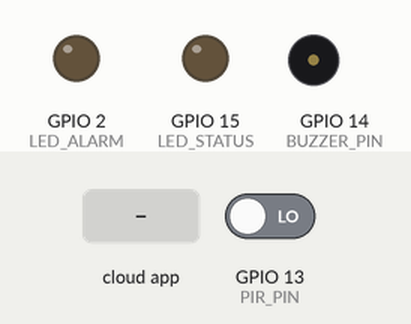
Recording of a sketch running on a simulated ESP32. On the bench: output pins drawn as LEDs (lit = HIGH), buzzer (waves = sounding, pin HIGH). The test bench sets the inputs (shaded band); at power-on: GPIO 13 (PIR_PIN) LOW. WiFi joins after 1.5 s; servers stay silent unless stated; what the sketch prints to the serial monitor is not drawn.

Above: at 2.7 s.
2.8 s: the phone or cloud app sets 68e844f3ba649e246c0a400d to 1
At 3.1 s:
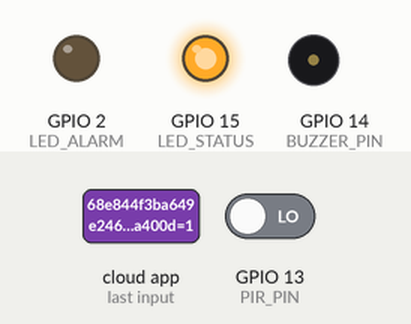
4.3 s: GPIO 13 (PIR_PIN) driven HIGH
At 5.5 s:
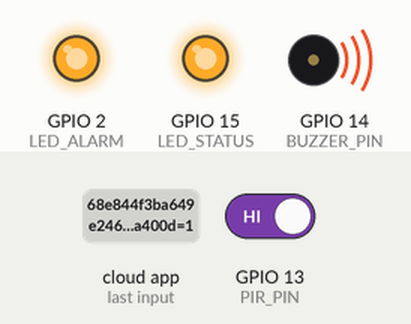
5.8 s: the phone or cloud app sets 68e844f3ba649e246c0a400d to 0
At 6.8 s:
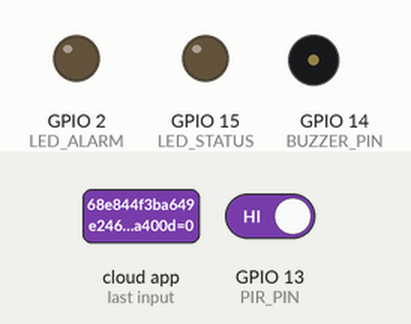
Timing chart, 0 to 8.8 s (numbered marks = the images above; inputs shaded):
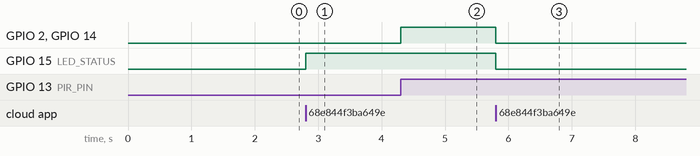

The sketch:

api.infobip_securit_device.ino
```cpp
#include <WiFi.h>
#include <HTTPClient.h>
#include <SinricPro.h>
#include <SinricProSwitch.h>
#include <ArduinoJson.h>

// =============================
// USER SETTINGS
// =============================
const char* WIFI_SSID = "ARCRobot";
const char* WIFI_PASS = "@iceman247";

#define PIR_PIN      13
#define BUZZER_PIN   14
#define LED_ALARM    2
#define LED_STATUS   15  // shows armed/disarmed

// =============================
// INFOBIP API SETTINGS
// =============================
String apiKey     = "e79a4cd08058c273344f0859d52f061e-00571d77-9e89-4f2f-803b-01bae6eee39d";
String baseURL    = "https://rpd231.api.infobip.com/sms/2/text/advanced";
String sender     = "447491163443";     // can be alphanumeric or a valid number
String recipient  = "2348060031382";

// =============================
// SINRICPRO CREDENTIALS
// =============================
#define APP_KEY    "fa5a5a72-6555-4771-a56c-b382f84cf885"
#define APP_SECRET "f1e2e0d6-7b33-46ed-82c7-34a4857c3db4-3691ba47-b891-40d9-9177-67e2194520c0"
#define DEVICE_ID  "68e844f3ba649e246c0a400d"

// =============================
// VARIABLES
// =============================
bool systemArmed = false;
bool alarmActive = false;
unsigned long lastSmsTime = 0;
const unsigned long SMS_COOLDOWN = 60000; // 1 min cooldown

// =============================
// FUNCTION TO SEND SMS VIA INFOBIP
// =============================
void sendSMS(String textMessage) {
  if (millis() - lastSmsTime < SMS_COOLDOWN) {
    Serial.println("[SMS] Cooldown active. Skipping message.");
    return;
  }

  Serial.println("[SMS] Sending via Infobip...");

  HTTPClient http;
  http.begin(baseURL);
  http.addHeader("Content-Type", "application/json");
  http.addHeader("Accept", "application/json");
  http.addHeader("Authorization", "App " + apiKey);

  // Construct JSON payload
  StaticJsonDocument<512> doc;
  JsonArray messages = doc.createNestedArray("messages");
  JsonObject msg = messages.createNestedObject();
  JsonArray destinations = msg.createNestedArray("destinations");
  JsonObject dest = destinations.createNestedObject();
  dest["to"] = recipient;
  msg["from"] = sender;
  msg["text"] = textMessage;

  String jsonPayload;
  serializeJson(doc, jsonPayload);

  int httpCode = http.POST(jsonPayload);

  if (httpCode > 0) {
    Serial.printf("[SMS] HTTP Response code: %d\n", httpCode);
    Serial.println(http.getString());
  } else {
    Serial.printf("[SMS] Error code: %d\n", httpCode);
  }

  http.end();
  lastSmsTime = millis();
}

// =============================
// PIR HANDLER
// =============================
void checkMotion() {
  if (digitalRead(PIR_PIN) == HIGH) {
    Serial.println("[PIR] Motion detected");

    if (systemArmed && !alarmActive) {
      Serial.println("[ALARM] Triggered!");
      alarmActive = true;

      digitalWrite(LED_ALARM, HIGH);
      digitalWrite(BUZZER_PIN, HIGH);

      sendSMS("⚠️ ALERT: Motion detected at your home! Take action immediately.");
    }
  }
}

// =============================
// SINRIC HANDLERS
// =============================
bool onPowerState(const String &deviceId, bool &state) {
  systemArmed = state;
  digitalWrite(LED_STATUS, systemArmed ? HIGH : LOW);

  if (!systemArmed && alarmActive) {
    alarmActive = false;
    digitalWrite(LED_ALARM, LOW);
    digitalWrite(BUZZER_PIN, LOW);
  }

  Serial.printf("[SinricPro] System %s\n", systemArmed ? "ARMED" : "DISARMED");
  return true;
}

// =============================
// SETUP
// =============================
void setup() {
  Serial.begin(115200);
  pinMode(PIR_PIN, INPUT);
  pinMode(BUZZER_PIN, OUTPUT);
  pinMode(LED_ALARM, OUTPUT);
  pinMode(LED_STATUS, OUTPUT);

  digitalWrite(LED_ALARM, LOW);
  digitalWrite(BUZZER_PIN, LOW);
  digitalWrite(LED_STATUS, LOW);

  Serial.println("[WiFi] Connecting...");
  WiFi.begin(WIFI_SSID, WIFI_PASS);
  while (WiFi.status() != WL_CONNECTED) {
    delay(500);
    Serial.print(".");
  }
  Serial.println("\n[WiFi] Connected!");

  SinricProSwitch &mySwitch = SinricPro[DEVICE_ID];
  mySwitch.onPowerState(onPowerState);

  SinricPro.begin(APP_KEY, APP_SECRET);
  SinricPro.restoreDeviceStates(true);
}

// =============================
// LOOP
// =============================
void loop() {
  SinricPro.handle();
  checkMotion();

  // Reset alarm automatically after 30 seconds
  if (alarmActive && millis() - lastSmsTime > 30000) {
    alarmActive = false;
    digitalWrite(LED_ALARM, LOW);
    digitalWrite(BUZZER_PIN, LOW);
    Serial.println("[ALARM] Reset after 30s.");
  }
}
```

Measured:
- after the input at 2.8 s, GPIO 15 (LED_STATUS): LOW → HIGH at once
- after the input at 4.3 s, GPIO 2 (LED_ALARM), GPIO 14 (BUZZER_PIN): LOW → HIGH at once
- after the input at 5.8 s, GPIO 2 (LED_ALARM), GPIO 15 (LED_STATUS), GPIO 14 (BUZZER_PIN): HIGH → LOW at once
